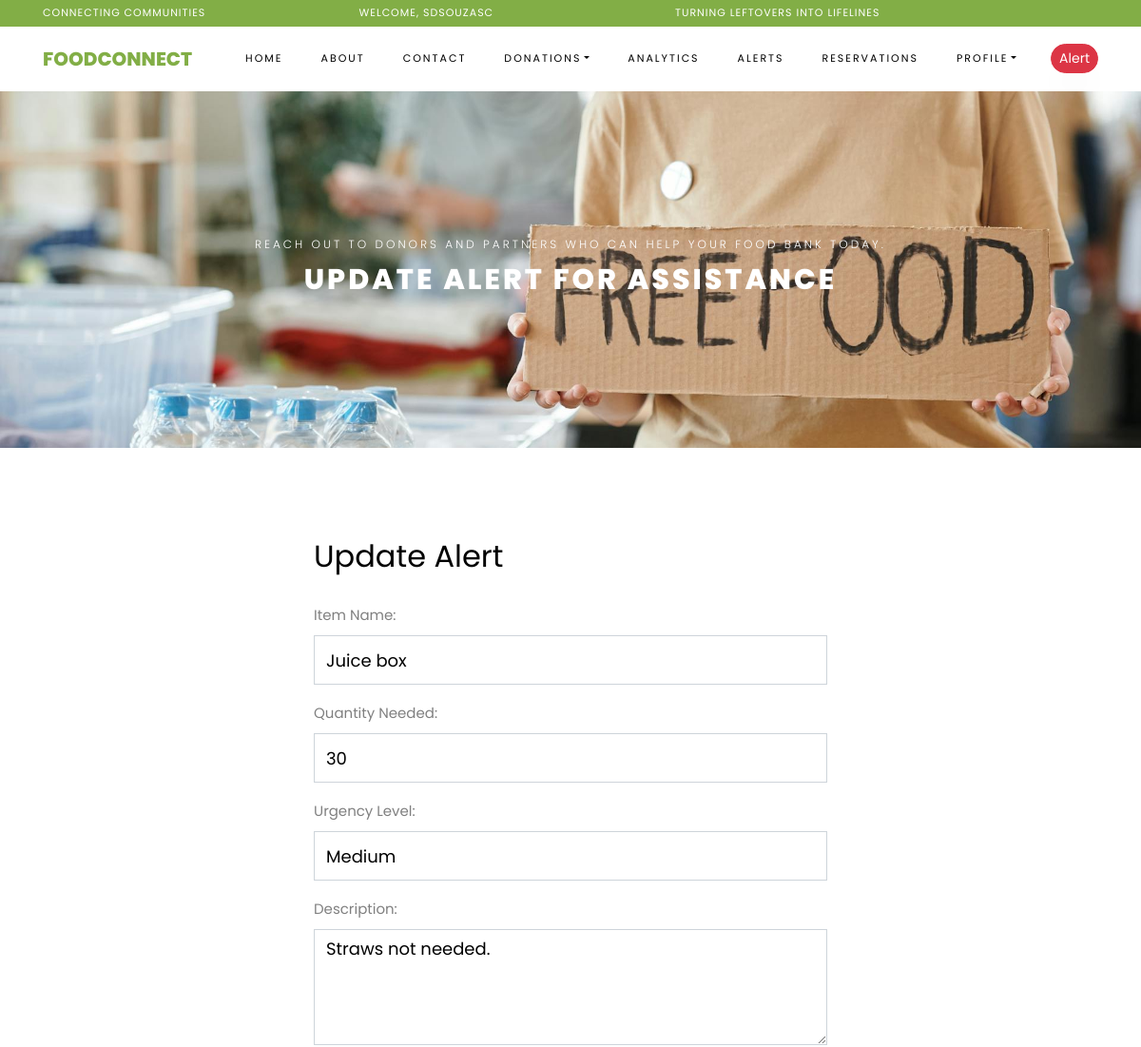
The app's page /alerts/alerts/8/update/ (signed in, upper part), older data.
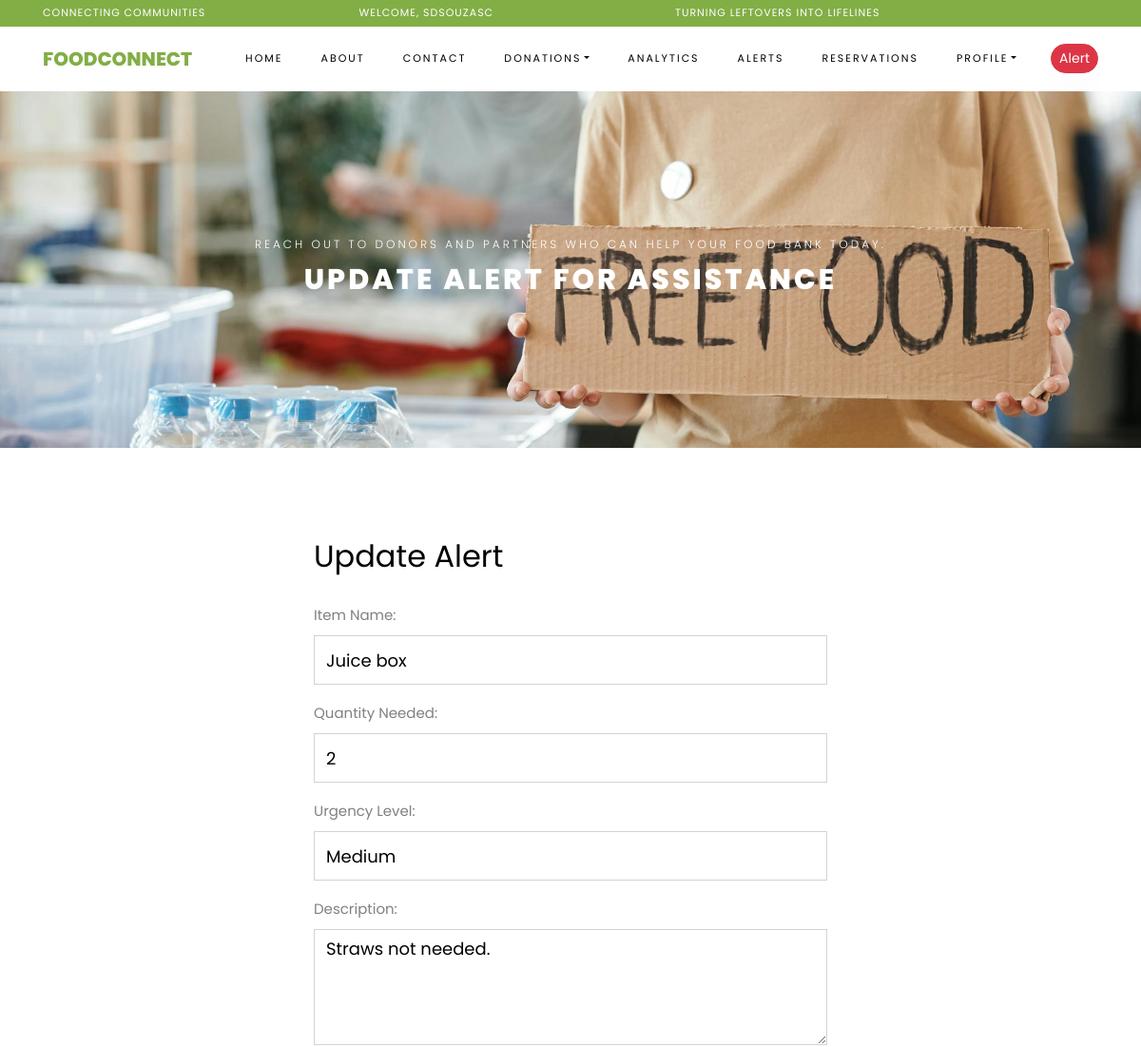
The same page, newer data.
### alerts/models.py (models this page shows, shortened)
class Alert(models.Model):
    item_name = models.CharField(max_length=100)
    original_quantity = models.PositiveIntegerField(default=0)
    quantity_needed = models.PositiveIntegerField()
    urgency_level = models.CharField(
        max_length=20,
        choices=[('low', 'Low'), ('medium', 'Medium'), ('high', 'High')],
        default='medium'
    )
    created_by = models.ForeignKey(
        User,
        on_delete=models.SET_NULL,
        null=True,
        related_name="created_alerts"
    )
    date_created = models.DateTimeField(auto_now_add=True)
    description = models.TextField(blank=True, null=True)
    is_active = models.BooleanField(default=True)
    last_updated = models.DateTimeField(auto_now=True)

### alerts/views.py (the view)
# urls.py: path('alerts/<int:alert_id>/update/', views.update_alert, name='update_alert'),
@login_required
def update_alert(request, alert_id):
    alert = get_object_or_404(Alert, id=alert_id, created_by=request.user)
    if request.method == 'POST':
        form = CreateAlertForm(request.POST)
        if form.is_valid():
            alert.item_name = form.cleaned_data['item_name']
            alert.original_quantity = form.cleaned_data['quantity_needed']
            alert.quantity_needed = form.cleaned_data['quantity_needed']
            alert.urgency_level = form.cleaned_data['urgency_level']
            alert.description = form.cleaned_data['description']
            alert.save()
            messages.success(request, "Alert updated successfully!")
            return redirect('alert_list')
        else:
            messages.error(request, "Form Error.")
    else:
        form = CreateAlertForm(initial={
            'item_name': alert.item_name,
            'quantity_needed': alert.quantity_needed,
            'urgency_level': alert.urgency_level,
            'description': alert.description,
        })
    return render(request, 'webpages/alerts.html', {
        'form': form,
        'alert': alert,
    })

### alerts/forms.py
class CreateAlertForm(forms.Form):
    item_name = forms.CharField(
        label="Item Name",
        max_length=100,
        widget=forms.TextInput(attrs={'class': 'form-control', 'placeholder': 'Specify the name of the item needed.'})
    )
    quantity_needed = forms.IntegerField(
        label="Quantity Needed",
        widget=forms.NumberInput(attrs={'class': 'form-control', 'placeholder': 'Provide an estimated amount required'})
    )
    urgency_level = forms.ChoiceField(
        label="Urgency Level",
        choices=[('low', 'Low'), ('medium', 'Medium'), ('high', 'High')],
        initial='medium',
        widget=forms.Select(attrs={'class': 'form-control'})
    )
    description = forms.CharField(
        label="Description",
        required=False,
        widget=forms.Textarea(attrs={'class': 'form-control', 'placeholder': 'Add any additional details to clarify your request.', 'rows': 4})
    )

### templates/webpages/alerts.html (shortened to what this page needs)
{% extends 'webpages/base.html' %}
{% load static %}
{% block content %}
    <div class="hero-wrap hero-bread" style="background-image: url('{% static "images/alert-bg.jpg" %}');">
      <div class="container">
        <div class="row no-gutters slider-text align-items-center justify-content-center">
          <div class="col-md-9 ftco-animate text-center">
          	<p class="breadcrumbs">
                <span>Reach out to donors and partners who can help your food bank today.</span>
            </p>
              {% if alert %}
                  <p class="mb-0 bread">Update Alert for Assistance</p>
              {% else %}
                  <p class="mb-0 bread">Submit an Alert for Assistance</p>
              {% endif %}
          </div>
        </div>
      </div>
    </div>
    <section class="ftco-section testimony-section">
      <div class="container">
        <div class="row mb-5 pb-3">
          <div class="col-md-6 offset-md-3">
              {% if alert %}
                  <h2 class="mb-4">Update Alert</h2>
              {% else %}
                  <h2 class="mb-4">Please Submit your Request</h2>
                  <p>If your food bank is in need of specific items or resources, submit a detailed alert to notify donors. FoodConnect empowers you to connect with supporters quickly and efficiently, ensuring no one in your community goes without.</p>
              {% endif %}
              <form method="post" action="">
                {{ form.as_p }}
              </form>
          </div>
        </div>
      </div>
    </section>
{% endblock %}

Row changes from the older to the newer data that the page shows:
changed Alert "Juice box": quantity_needed "30" → "2"
